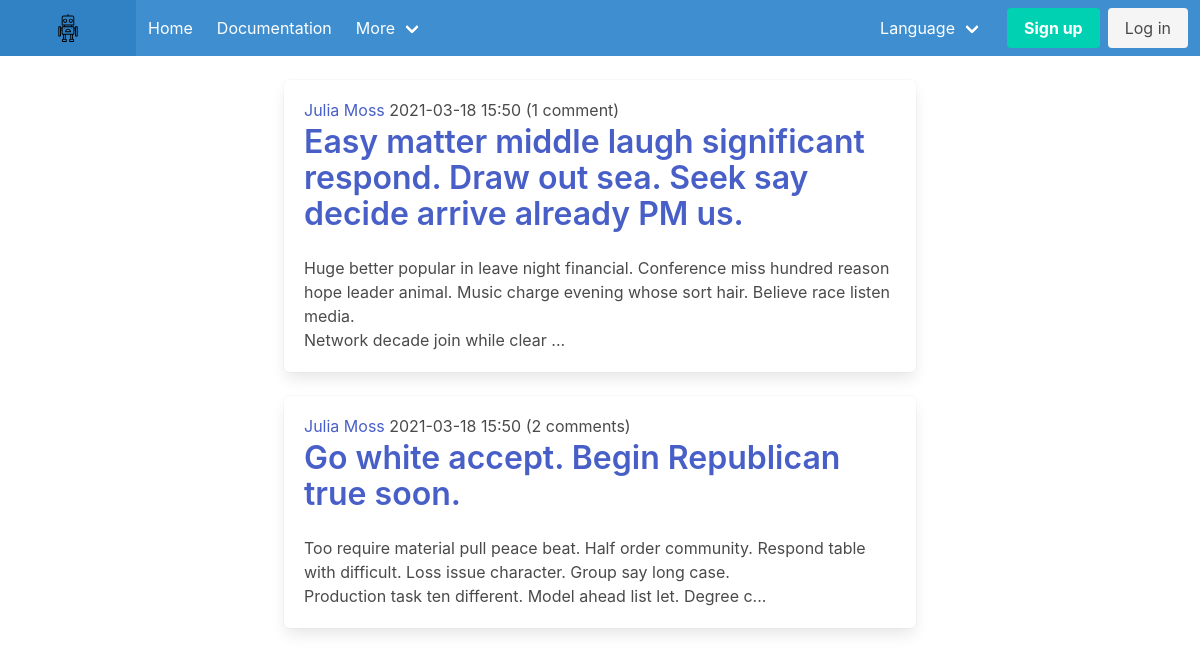
The page /users/2 on the database its author committed.
### blog/models.py (models this page shows)
class Post(db.Model):
    id = Column(Integer, primary_key=True, autoincrement='auto')
    title = Column(String(255), nullable=False)
    body = Column(db.Text, nullable=False)
    created_at = Column(DateTime, default=datetime.now)
    updated_at = Column(DateTime, default=datetime.now, onupdate=datetime.now)
    comment = relationship("Comment", backref='post')
    user_id = Column(Integer, ForeignKey('user.id'), nullable=False)

class User(UserMixin, db.Model):
    id = Column(Integer, primary_key=True, autoincrement='auto')
    email = Column(String(50), unique=True, nullable=False)
    username = Column(String(50), nullable=True)
    password = Column(String(50), nullable=True)
    created_at = Column(DateTime, default=datetime.now)
    updated_at = Column(DateTime, default=datetime.now, onupdate=datetime.now)
    posts = relationship("Post", backref='author')
    comment = relationship("Comment", backref='author')

### blog/routes.py (the view)
@app.route('/users/<int:user_id>')
def user_posts(user_id):
    posts = Post.query.filter_by(user_id=user_id)
    print(posts)
    return render_template('posts.html', posts=posts)

### blog/templates/posts.html (shortened to what this page needs)
{% extends "layout.html" %}
{% block body %}
{% import 'macros/forms.html' as forms %}
<div class="columns is-centered">
  <div class="column is-8">
  {% for post in posts %}
  <article class="block">
    <div class="box">
      <h1 class="subtitle is-6">
        <a href="/users/{{ post.author.id }}">{{ post.author.username }}</a>
        {{ post.created_at.strftime('%Y-%m-%d %H:%M') }}
        ({{ ngettext("%(num)d comment", "%(num)d comments", post.comment | length) }})
      </h1>
      <h1 class="title">
        <a href="/post/{{ post.id }}">{{ post.title | truncate(100, true, '...') }}</a>
      </h1>
      {{ post.body | truncate(200, true, '...') | safe }}
    </div>
  </article>
  {% endfor %}
  </div>
</div>
{% endblock %}

### rows shown on the page
Post: author.username "Julia Moss", created_at "2021-03-18 15:50", ngettext "1 comment", title "Easy matter middle laugh significant respond. Draw out sea. Seek say decide arrive already PM us.", body "Huge better popular in leave night financial. Conference miss hundred reason hope leader animal. Music charge evening whose sort hair. Believe race listen media. Network decade join while clear ..."
Post: author.username "Julia Moss", created_at "2021-03-18 15:50", ngettext "2 comments", title "Go white accept. Begin Republican true soon.", body "Too require material pull peace beat. Half order community. Respond table with difficult. Loss issue character. Group say long case. Production task ten different. Model ahead list let. Degree c..."
